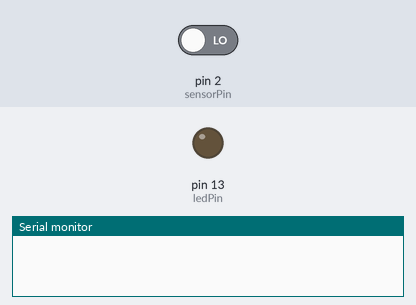
A sketch run on a simulated Arduino Uno, built with avr-gcc and run on an emulated ATmega328P. Shown: output pins drawn as LEDs (lit = HIGH), the last lines printed to the serial monitor. Inputs (shaded band) come from the test bench; at power-on: pin 2 (sensorPin) LOW.

Above: at 1.2 s.
1.3 s: pin 2 (sensorPin) driven HIGH
At 2.2 s:
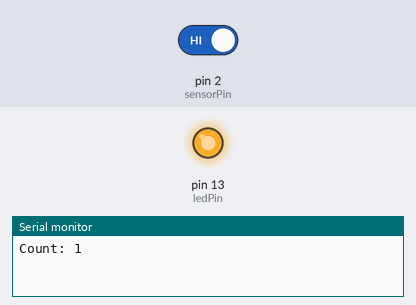
2.8 s: pin 2 (sensorPin) driven LOW
At 3.3 s:
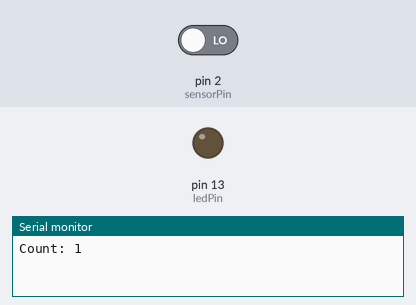
Timing chart, 0 to 5.8 s (numbered marks = the images above; inputs shaded):
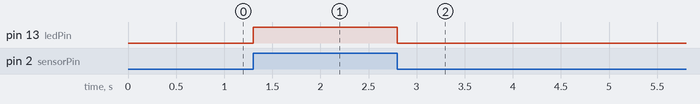

The sketch:

FruitMachineOptoSensors.ino
```cpp
// CONSTANTS
const byte sensorPin = 2;
const byte ledPin = LED_BUILTIN;

bool previousReading = false;
int count = 0;

void setup() {
  // put your setup code here, to run once:
  Serial.begin(115200);

  pinMode(sensorPin, INPUT);
  pinMode(ledPin, OUTPUT);
}

void loop() {
  int isThereSomethingInTheWay = digitalRead(sensorPin);

  // put your main code here, to run repeatedly:
  //Serial.println(isThereSomethingInTheWay);
  digitalWrite(ledPin, isThereSomethingInTheWay);

  if(!previousReading && isThereSomethingInTheWay) {
    count++;
    Serial.print(F("Count: "));
    Serial.println(count);
  }

  previousReading = isThereSomethingInTheWay;

}
```

Measured:
- after the input at 1.3 s, pin 13 (ledPin): LOW → HIGH at once
- after the input at 2.8 s, pin 13 (ledPin): HIGH → LOW at once
